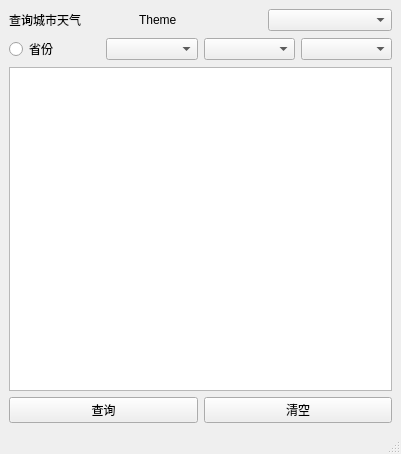
<?xml version="1.0" encoding="UTF-8"?>
<ui version="4.0">
 <class>MainWindow</class>
 <widget class="QMainWindow" name="MainWindow">
  <property name="geometry">
   <rect>
    <x>0</x>
    <y>0</y>
    <width>401</width>
    <height>454</height>
   </rect>
  </property>
  <property name="windowTitle">
   <string>MainWindow</string>
  </property>
  <widget class="QWidget" name="centralwidget">
   <layout class="QVBoxLayout" name="verticalLayout">
    <item>
     <layout class="QHBoxLayout" name="horizontalLayout_2">
      <item>
       <widget class="QLabel" name="label">
        <property name="text">
         <string>查询城市天气</string>
        </property>
       </widget>
      </item>
      <item>
       <widget class="QLabel" name="label_2">
        <property name="text">
         <string>Theme</string>
        </property>
       </widget>
      </item>
      <item>
       <widget class="QComboBox" name="cmb_theme"/>
      </item>
     </layout>
    </item>
    <item>
     <layout class="QHBoxLayout" name="horizontalLayout">
      <item>
       <widget class="QRadioButton" name="radioButton_2">
        <property name="text">
         <string>省份</string>
        </property>
       </widget>
      </item>
      <item>
       <widget class="QComboBox" name="cmb_province"/>
      </item>
      <item>
       <widget class="QComboBox" name="cmb_city"/>
      </item>
      <item>
       <widget class="QComboBox" name="cmb_county"/>
      </item>
     </layout>
    </item>
    <item>
     <widget class="QTextBrowser" name="txt_info_dis"/>
    </item>
    <item>
     <layout class="QGridLayout" name="gridLayout">
      <item row="0" column="0">
       <widget class="QPushButton" name="btn_check">
        <property name="text">
         <string>查询</string>
        </property>
       </widget>
      </item>
      <item row="0" column="1">
       <widget class="QPushButton" name="btn_clear">
        <property name="text">
         <string>清空</string>
        </property>
       </widget>
      </item>
     </layout>
    </item>
   </layout>
  </widget>
  <widget class="QStatusBar" name="statusbar"/>
 </widget>
 <resources/>
 <connections/>
</ui>
